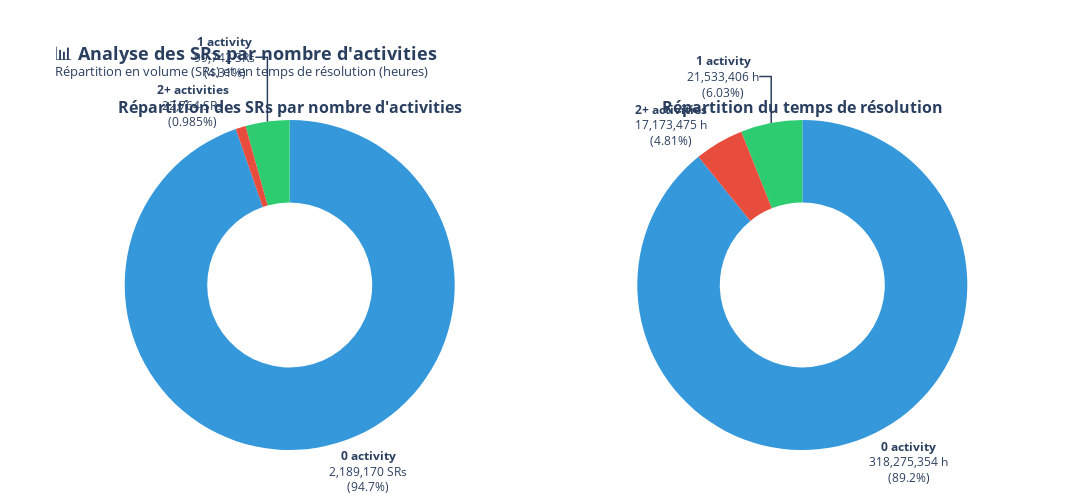
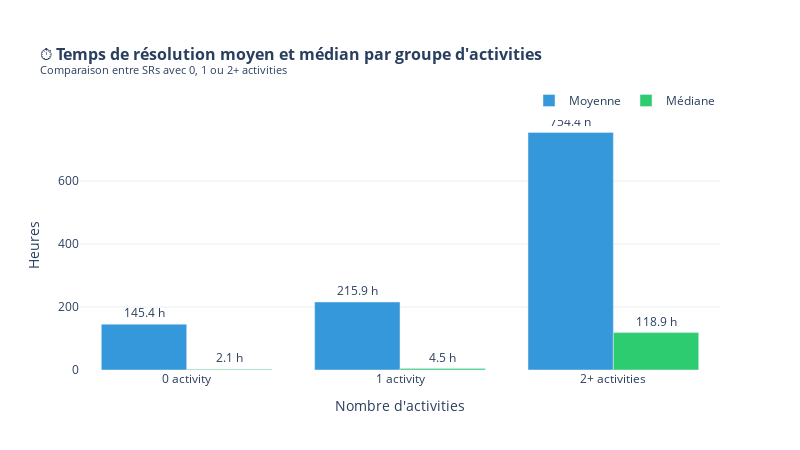

Notebook cell for these charts, in order:
### Code cell
import pandas as pd
import numpy as np
import sqlite3
import plotly.graph_objects as go
from plotly.subplots import make_subplots
from pathlib import Path

# ─── Connexion & Requête ───
DB_PATH = Path.home() / 'Desktop/BNP Paribas/Data/Processed/hobart_database.db'
conn = sqlite3.connect(str(DB_PATH))

df = pd.read_sql_query("""
SELECT 
    sr.ID as sr_id,
    sr.CREATIONDATE,
    sr.CLOSINGDATE,
    COUNT(a.ID) as nb_activities
FROM sr
LEFT JOIN activity a ON a.SR_ID = sr.ID
WHERE sr.CLOSINGDATE IS NOT NULL 
  AND sr.CREATIONDATE IS NOT NULL
GROUP BY sr.ID, sr.CREATIONDATE, sr.CLOSINGDATE
""", conn)
conn.close()

# Conversion dates & calcul temps de résolution en heures
df['CREATIONDATE'] = pd.to_datetime(df['CREATIONDATE'], format='mixed')
df['CLOSINGDATE'] = pd.to_datetime(df['CLOSINGDATE'], format='mixed')
df['resolution_hours'] = (df['CLOSINGDATE'] - df['CREATIONDATE']).dt.total_seconds() / 3600

# Filtrer valeurs aberrantes (résolution entre 0 et 365 jours)
df = df[(df['resolution_hours'] >= 0) & (df['resolution_hours'] <= 365 * 24)]

# ─── Catégorisation par nombre d'activities ───
def categorize_activities(n):
    if n == 0:
        return '0 activity'
    elif n == 1:
        return '1 activity'
    else:
        return '2+ activities'

df['activity_group'] = df['nb_activities'].apply(categorize_activities)

# ─── Stats par groupe ───
group_order = ['0 activity', '1 activity', '2+ activities']
stats = df.groupby('activity_group').agg(
    nb_sr=('sr_id', 'count'),
    total_hours=('resolution_hours', 'sum'),
    avg_hours=('resolution_hours', 'mean'),
    median_hours=('resolution_hours', 'median')
).reindex(group_order)

stats['pct_sr'] = stats['nb_sr'] / stats['nb_sr'].sum() * 100
stats['pct_hours'] = stats['total_hours'] / stats['total_hours'].sum() * 100

print("=" * 70)
print("ANALYSE DES SR PAR NOMBRE D'ACTIVITIES")
print("=" * 70)
print(f"\nTotal SRs analysés : {stats['nb_sr'].sum():,.0f}")
print(f"Total heures de résolution : {stats['total_hours'].sum():,.0f} h")
print()

for group in group_order:
    row = stats.loc[group]
    print(f"  {group:15s} | {row['nb_sr']:>10,.0f} SRs ({row['pct_sr']:5.1f}%) "
          f"| {row['total_hours']:>12,.0f} h ({row['pct_hours']:5.1f}%) "
          f"| Moy: {row['avg_hours']:>8,.1f} h | Méd: {row['median_hours']:>8,.1f} h")

# ─── Graphiques ───
colors = ['#3498db', '#2ecc71', '#e74c3c']

fig = make_subplots(
    rows=1, cols=2,
    specs=[[{"type": "pie"}, {"type": "pie"}]],
    subplot_titles=[
        "<b>Répartition des SRs par nombre d'activities</b>",
        "<b>Répartition du temps de résolution</b>"
    ]
)

# Donut 1 : % de SRs
fig.add_trace(go.Pie(
    labels=group_order,
    values=stats['nb_sr'].values,
    hole=0.5,
    marker_colors=colors,
    textinfo='label+percent',
    textposition='outside',
    texttemplate='<b>%{label}</b><br>%{value:,.0f} SRs<br>(%{percent})',
    hovertemplate='<b>%{label}</b><br>SRs: %{value:,.0f}<br>%{percent}<extra></extra>',
    name='SRs'
), row=1, col=1)

# Donut 2 : % du temps de résolution
fig.add_trace(go.Pie(
    labels=group_order,
    values=stats['total_hours'].values,
    hole=0.5,
    marker_colors=colors,
    textinfo='label+percent',
    textposition='outside',
    texttemplate='<b>%{label}</b><br>%{value:,.0f} h<br>(%{percent})',
    hovertemplate='<b>%{label}</b><br>Heures: %{value:,.0f}<br>%{percent}<extra></extra>',
    name='Heures'
), row=1, col=2)

fig.update_layout(
    title=dict(
        text="📊 <b>Analyse des SRs par nombre d'activities</b><br>"
             "<sup>Répartition en volume (SRs) et en temps de résolution (heures)</sup>",
        font=dict(size=18)
    ),
    height=500,
    width=1100,
    showlegend=False,
    plot_bgcolor='white',
    margin=dict(t=120, b=50)
)
fig.show()

# ─── Bar chart : temps moyen et médian par groupe ───
fig2 = go.Figure()

fig2.add_trace(go.Bar(
    x=group_order,
    y=stats['avg_hours'].values,
    name='Moyenne',
    marker_color='#3498db',
    text=[f"{v:,.1f} h" for v in stats['avg_hours'].values],
    textposition='outside',
    hovertemplate='<b>%{x}</b><br>Temps moyen: %{y:,.1f} h<extra></extra>'
))

fig2.add_trace(go.Bar(
    x=group_order,
    y=stats['median_hours'].values,
    name='Médiane',
    marker_color='#2ecc71',
    text=[f"{v:,.1f} h" for v in stats['median_hours'].values],
    textposition='outside',
    hovertemplate='<b>%{x}</b><br>Temps médian: %{y:,.1f} h<extra></extra>'
))

fig2.update_layout(
    title=dict(
        text="⏱️ <b>Temps de résolution moyen et médian par groupe d'activities</b><br>"
             "<sup>Comparaison entre SRs avec 0, 1 ou 2+ activities</sup>",
        font=dict(size=16)
    ),
    xaxis_title="Nombre d'activities",
    yaxis_title="Heures",
    barmode='group',
    height=450,
    width=800,
    plot_bgcolor='white',
    legend=dict(orientation='h', yanchor='bottom', y=1.02, xanchor='right', x=1),
    margin=dict(t=120)
)
fig2.update_yaxes(showgrid=True, gridcolor='#ecf0f1')
fig2.show()

### Figure 1 — Plotly figure (JSON) as saved in the notebook; plotly's stock layout.template omitted (floating-point values rounded to 4 significant figures)
{"data": [{"domain": {"x": [0, 0.45], "y": [0, 1]}, "hole": 0.5, "hovertemplate": "<b>%{label}</b><br>SRs: %{value:,.0f}<br>%{percent}<extra></extra>", "labels": ["0 activity", "1 activity", "2+ activities"], "marker": {"colors": ["#3498db", "#2ecc71", "#e74c3c"]}, "name": "SRs", "textinfo": "label+percent", "textposition": "outside", "texttemplate": "<b>%{label}</b><br>%{value:,.0f} SRs<br>(%{percent})", "type": "pie", "values": [2189170, 99742, 22764]}, {"domain": {"x": [0.55, 1], "y": [0, 1]}, "hole": 0.5, "hovertemplate": "<b>%{label}</b><br>Heures: %{value:,.0f}<br>%{percent}<extra></extra>", "labels": ["0 activity", "1 activity", "2+ activities"], "marker": {"colors": ["#3498db", "#2ecc71", "#e74c3c"]}, "name": "Heures", "textinfo": "label+percent", "textposition": "outside", "texttemplate": "<b>%{label}</b><br>%{value:,.0f} h<br>(%{percent})", "type": "pie", "values": [318300000.0, 21530000.0, 17170000.0]}], "layout": {"annotations": [{"font": {"size": 16}, "showarrow": false, "text": "<b>Répartition des SRs par nombre d'activities</b>", "x": 0.225, "xanchor": "center", "xref": "paper", "y": 1, "yanchor": "bottom", "yref": "paper"}, {"font": {"size": 16}, "showarrow": false, "text": "<b>Répartition du temps de résolution</b>", "x": 0.775, "xanchor": "center", "xref": "paper", "y": 1, "yanchor": "bottom", "yref": "paper"}], "height": 500, "margin": {"b": 50, "t": 120}, "plot_bgcolor": "white", "showlegend": false, "title": {"font": {"size": 18}, "text": "📊 <b>Analyse des SRs par nombre d'activities</b><br><sup>Répartition en volume (SRs) et en temps de résolution (heures)</sup>"}, "width": 1100}}

### Figure 2 — Plotly figure (JSON) as saved in the notebook; plotly's stock layout.template omitted (floating-point values rounded to 4 significant figures)
{"data": [{"hovertemplate": "<b>%{x}</b><br>Temps moyen: %{y:,.1f} h<extra></extra>", "marker": {"color": "#3498db"}, "name": "Moyenne", "text": ["145.4 h", "215.9 h", "754.4 h"], "textposition": "outside", "type": "bar", "x": ["0 activity", "1 activity", "2+ activities"], "y": [145.4, 215.9, 754.4]}, {"hovertemplate": "<b>%{x}</b><br>Temps médian: %{y:,.1f} h<extra></extra>", "marker": {"color": "#2ecc71"}, "name": "Médiane", "text": ["2.1 h", "4.5 h", "118.9 h"], "textposition": "outside", "type": "bar", "x": ["0 activity", "1 activity", "2+ activities"], "y": [2.096, 4.486, 118.9]}], "layout": {"barmode": "group", "height": 450, "legend": {"orientation": "h", "x": 1, "xanchor": "right", "y": 1.02, "yanchor": "bottom"}, "margin": {"t": 120}, "plot_bgcolor": "white", "title": {"font": {"size": 16}, "text": "⏱️ <b>Temps de résolution moyen et médian par groupe d'activities</b><br><sup>Comparaison entre SRs avec 0, 1 ou 2+ activities</sup>"}, "width": 800, "xaxis": {"title": {"text": "Nombre d'activities"}}, "yaxis": {"gridcolor": "#ecf0f1", "showgrid": true, "title": {"text": "Heures"}}}}
